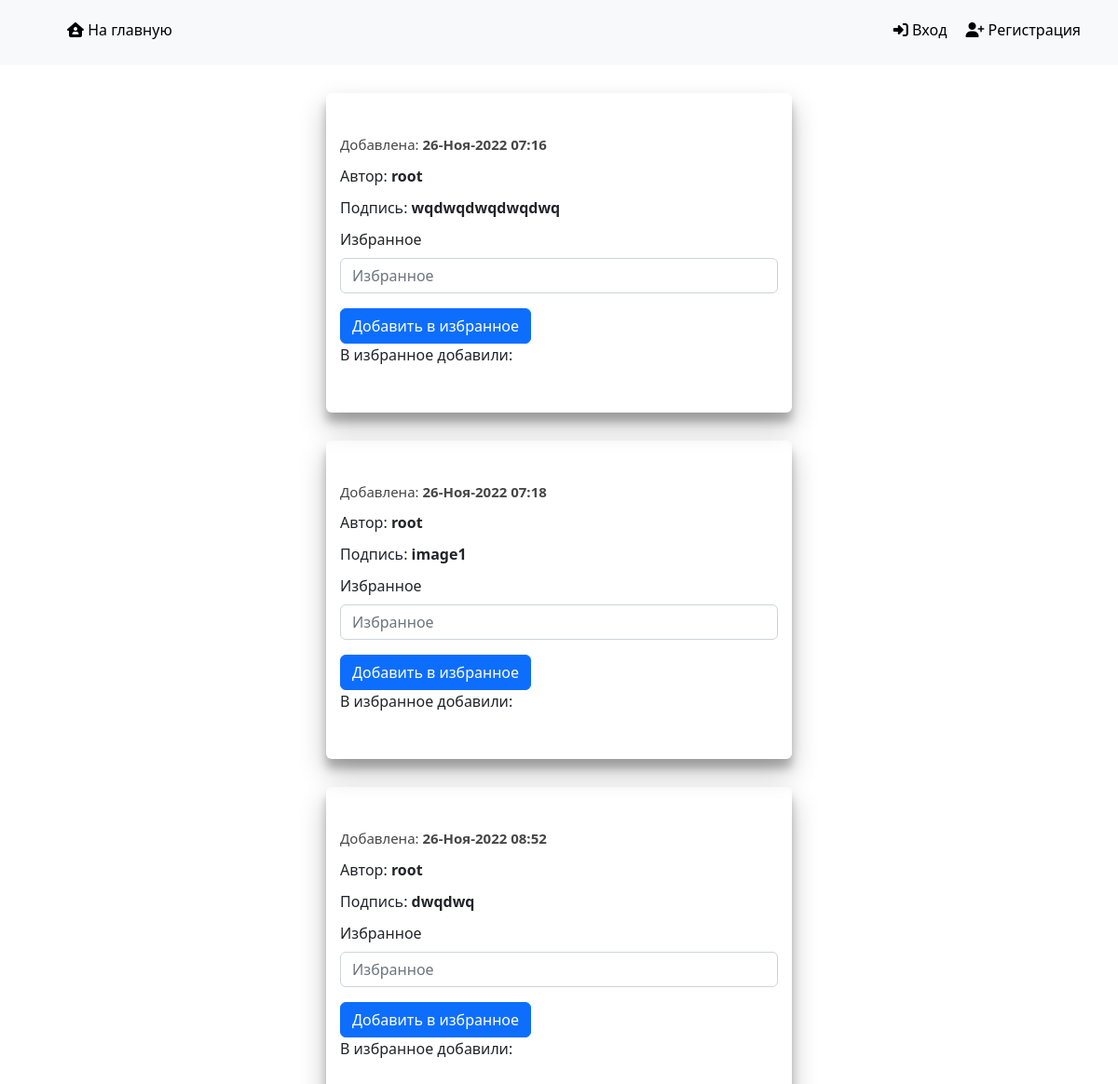
The app's page /, older data.
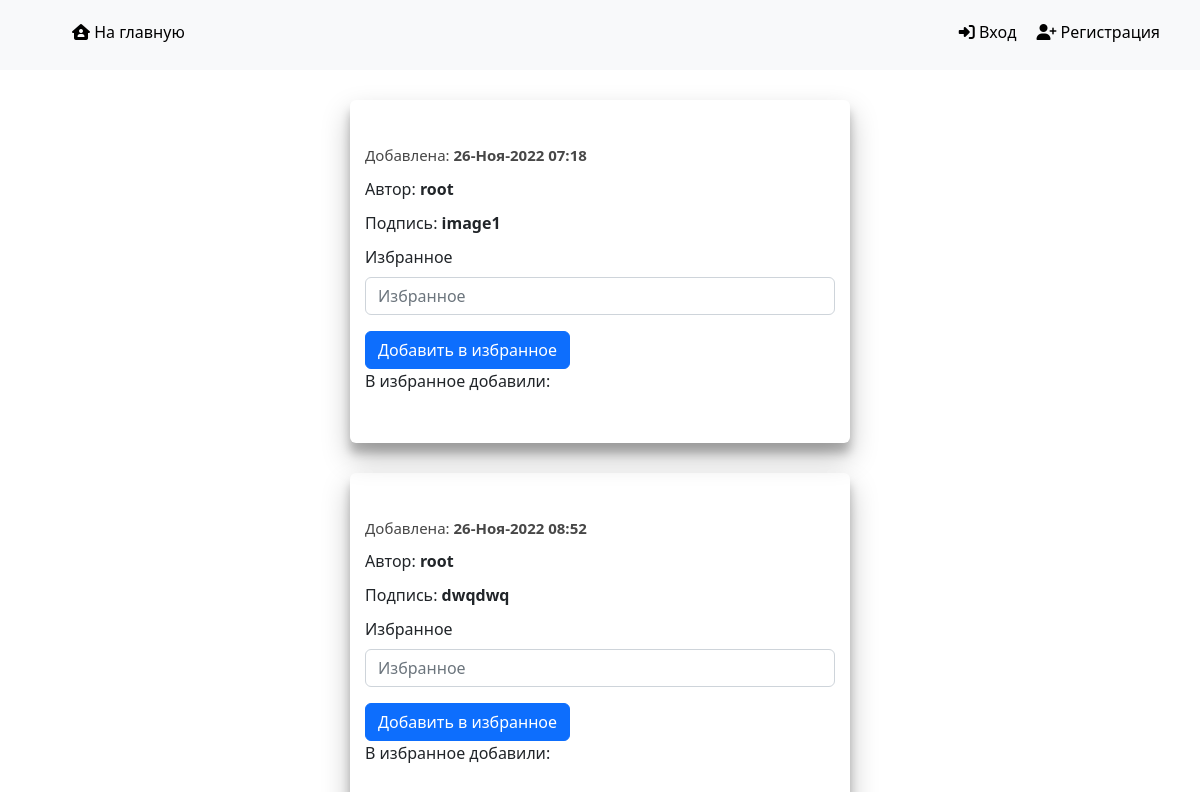
The same page, newer data.
### webapp/models.py (models this page shows, shortened)
class Photo(models.Model):
    image = models.ImageField(verbose_name='Фото', upload_to='img', blank=False, null=False)
    signature = models.CharField(verbose_name='Подпись', max_length=1000, blank=False, null=False)
    created_at = models.DateTimeField(verbose_name="Время создания", auto_now_add=True)
    author = models.ForeignKey(
        get_user_model(), verbose_name='Автор', related_name='photos', on_delete=models.CASCADE, blank=False, null=False
    )
    users = models.ManyToManyField(through='webapp.Favourite', to=User, related_name='us_photos')

### webapp/views/base.py (the view)
# urls.py: path('', IndexView.as_view(), name='index'),
class IndexView(ListView):
    template_name = 'index.html'
    model = Photo
    def get_context_data(self, *, object_list=None, **kwargs):
        context = super().get_context_data(object_list=object_list, **kwargs)
        context['favourite_form'] = FavouriteForm()
        context['photos'] = Photo.objects.order_by('created_at')
        return context

### webapp/forms.py
class FavouriteForm(forms.Form):
    note = forms.CharField(max_length=50, required=True, label='Избранное')

### webapp/templates/index.html (shortened to what this page needs)
{% extends "base.html" %}
{% load bootstrap5 %}
{% load static %}
{% block photo_block %}
<div class="container">
    <div class="imgs_block">
        {% for p in photos %}
        <div class="img_item">
            <div class="content">
                <p class="created_date">Добавлена: <b>{{ p.created_at|date:"d-M-Y H:i" }}</b></p>
                <p>Автор: <b>{{ p.author }}</b></p>
                <p>Подпись: <b>{{ p.signature }}</b></p>
                <form action="{% url 'favourite' p.pk %}">
                    {% bootstrap_form favourite_form %}
                    {% bootstrap_button button_type='submit' content='Добавить в избранное' %}
                </form>
                <p>В избранное добавили:</p>
            </div>
        </div>
        {% endfor %}
    </div>
</div>
{% endblock %}

Row changes from the older to the newer data that the page shows:
removed Photo: created_at "26-Ноя-2022 07:16", author "root", signature "wqdwqdwqdwqdwq", bootstrap_button "Добавить в избранное"
